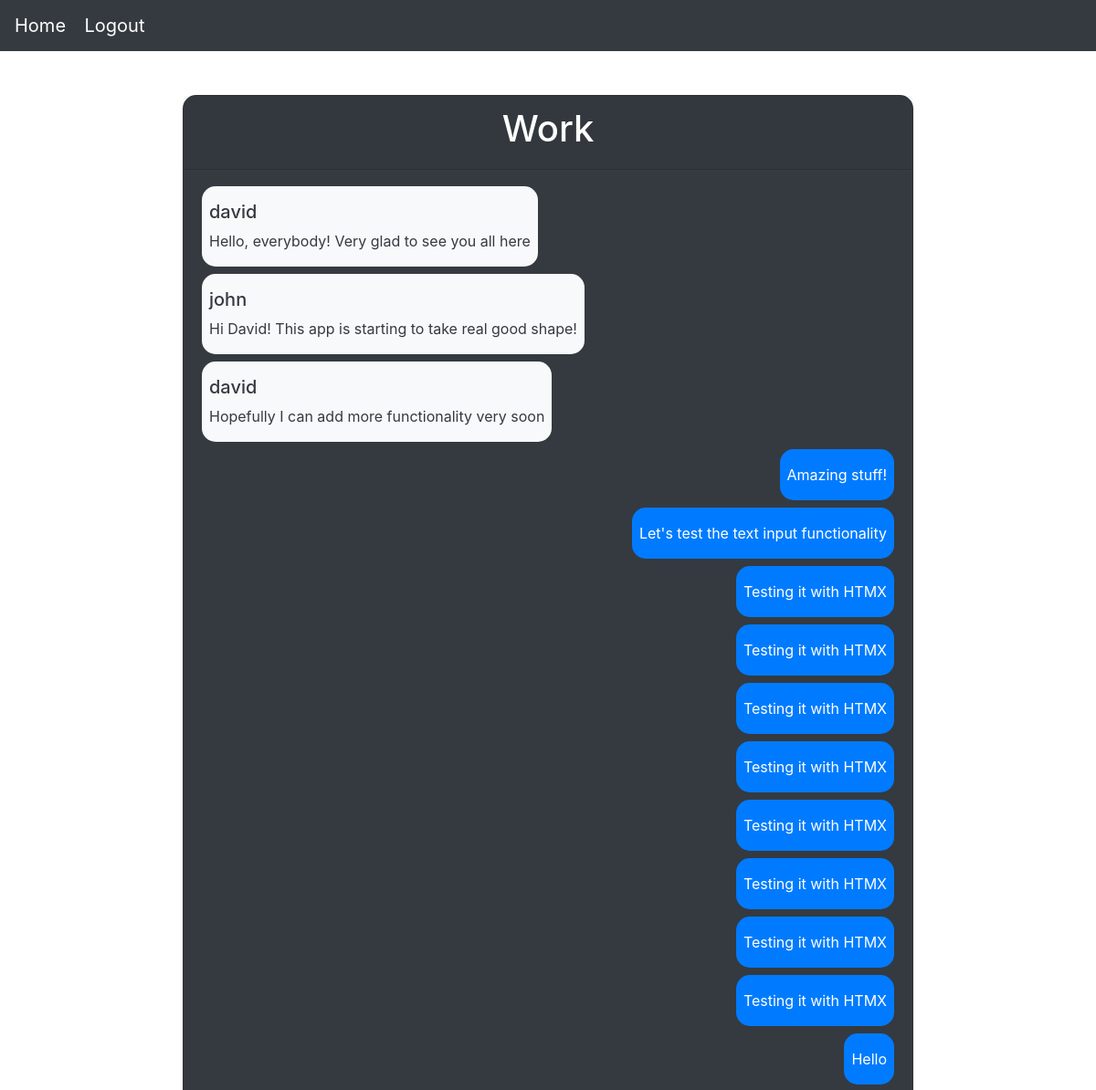
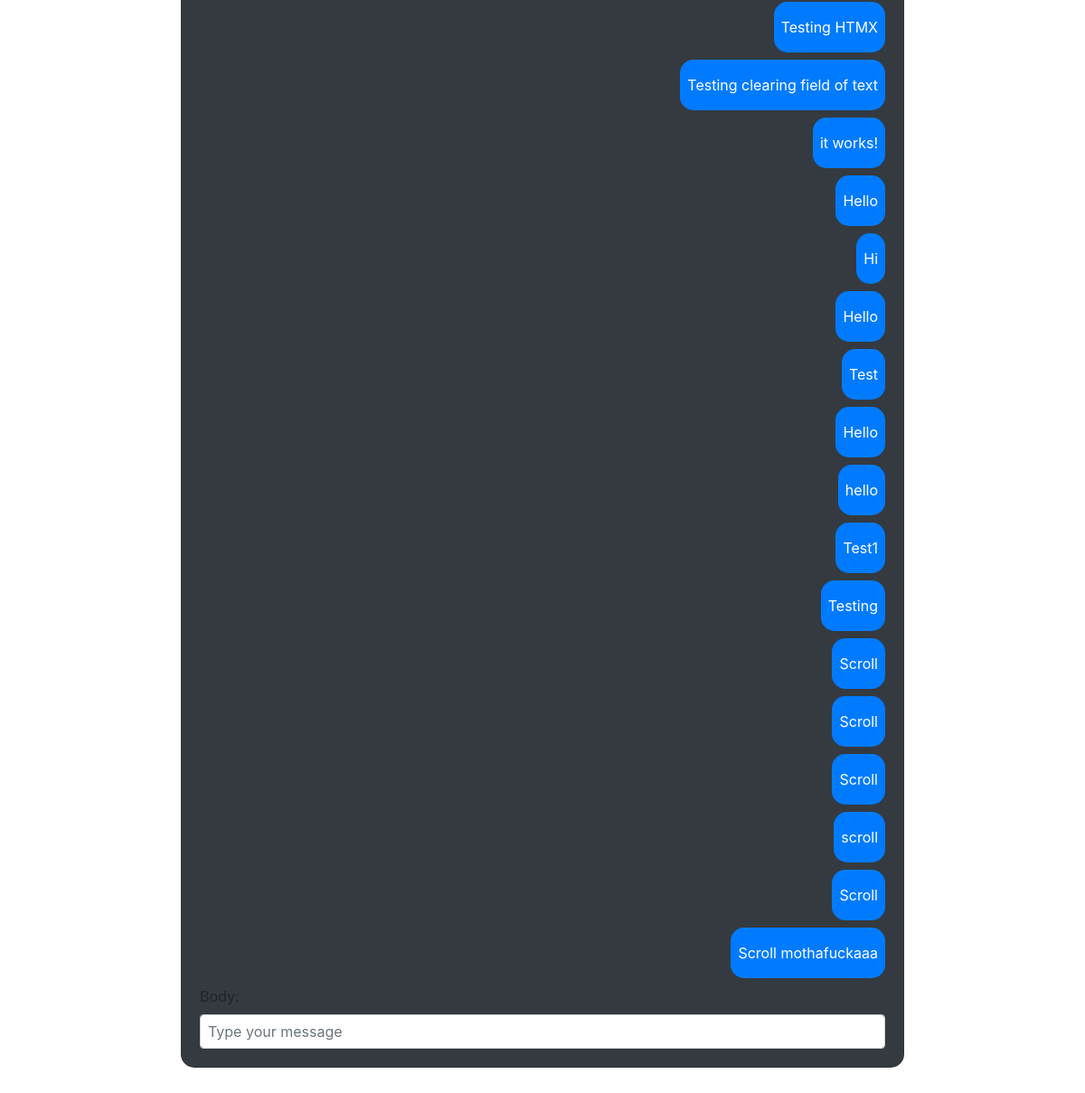
The page /chat/room/ (signed in) on the database its author committed (2 pictures, top to bottom).
### chat/models.py (models this page shows, shortened)
class ChatGroup(models.Model):
    groupName = models.CharField(max_length=128, unique=True)

class ChatMessage(models.Model):
    group = models.ForeignKey(ChatGroup, on_delete=models.CASCADE, related_name='chat_messages')
    author = models.ForeignKey(User, on_delete=models.CASCADE)
    body = models.CharField(max_length=1000)
    created = models.DateTimeField(auto_now_add=True)
    class Meta:
        ordering = ['-created']

### chat/views.py (the view, shortened to what this page needs)
# urls.py: path('room/', views.room, name="room"),
@login_required
def room(request):
    chat_group = get_object_or_404(ChatGroup, groupName="Work")
    chat_messages = chat_group.chat_messages.all()
    form = ChatMessageForm()
    return render(request, 'chat/room.html', {
        "group_name": chat_group.groupName,
        "chat_messages": chat_messages,
        'form': form
    })

### chat/forms.py
class ChatMessageForm(ModelForm):
    class Meta:
        model = ChatMessage
        fields = ['body']
        widgets = {
            'body' : forms.TextInput(attrs={'class': 'form-control py-2 px-2', 'rows': '1', 'autofocus': True, 'placeholder': 'Type your message'})
        }

### chat/templates/chat/room.html (shortened to what this page needs)
{% extends 'chat/layout.html' %}
{% load static %}
{% block body %}
<section>
    <div class="row">
        <div class="col-12 d-flex justify-content-center">
          <div class="card bg-dark" style="border-radius: 15px; width: 800px;">
              <div class="card-header d-flex justify-content-center text-white">
                  <h1>{{ group_name }}</h1>
              </div>
              <div class="card-body flex-grow-1 overflow-auto bg-dark" style="height: 80vh; border-radius: 15px;" id="chat-box">
                <div id="chat_messages">
                  {% for message in chat_messages reversed %}
                    {% include 'chat/chat_message.html' %}
                  {% endfor %}
                </div>
                <div id="chat_message_box">
                  <form hx-post="{% url 'room' %}" hx-target="#chat_messages" hx-swap="beforeend" _="on htmx:afterRequest reset() me">
                      {{ form }}
                  </form>
                </div>
              </div>
          </div>
        </div>
    </div>
</section>
{% endblock %}

### chat/templates/chat/layout.html (shortened to what this page needs)
{% load static %}
<!DOCTYPE html>
<html lang="en">
    <head>
        <link rel="stylesheet" href="https://stackpath.bootstrapcdn.com/bootstrap/4.3.1/css/bootstrap.min.css">
    </head>
    <body>
        <nav class="navbar bg-dark">
            <div class="container-xxl">
                <a href="{% url 'index' %}" class="navbar-brand">
                    <span class="fw-bold text-white">
                        Home
                    </span>
                </a>
                {% if user.is_authenticated %}
                <a href="{% url 'logout' %}" class="navbar-brand">
                    <span class="fw-bold text-white">
                        Logout
                    </span>
                </a>
                {% endif %}
            </div>
        </nav>
        <div class="container py-5">
            {% block body %}{% endblock %}
        </div>
    </body>
</html>

### chat/templates/chat/chat_message.html
{% if message.author == user %}
<div class="d-flex justify-content-end my-2">
    <div class="bg-primary text-white pt-3 px-2" style="border-radius: 15px; max-width: fit-content;">
        <p>{{ message.body }}</p>
    </div>
</div>
{% else %}
<div class="d-flex justify-content-start my-2">
    <div class="bg-light text-dark pt-3 px-2" style="border-radius: 15px; max-width: fit-content;">
        <h5>{{ message.author }}</h5>
        <p>{{ message.body }}</p>
    </div>
</div>
{% endif %}

### rows shown on the page
ChatGroup: groupName "Work"
ChatMessage: author "david", body "Hello, everybody! Very glad to see you all here"
ChatMessage: author "john", body "Hi David! This app is starting to take real good shape!"
ChatMessage: author "david", body "Hopefully I can add more functionality very soon"
ChatMessage: body "Amazing stuff!"
ChatMessage: body "Let's test the text input functionality"
ChatMessage: body "Testing it with HTMX"
ChatMessage: body "Testing it with HTMX"
ChatMessage: body "Testing it with HTMX"
ChatMessage: body "Testing it with HTMX"
ChatMessage: body "Testing it with HTMX"
ChatMessage: body "Testing it with HTMX"
ChatMessage: body "Testing it with HTMX"
ChatMessage: body "Testing it with HTMX"
ChatMessage: body "Hello"
ChatMessage: body "Testing HTMX"
ChatMessage: body "Testing clearing field of text"
ChatMessage: body "it works!"
ChatMessage: body "Hello"
ChatMessage: body "Hi"
ChatMessage: body "Hello"
ChatMessage: body "Test"
ChatMessage: body "Hello"
ChatMessage: body "hello"
ChatMessage: body "Test1"
ChatMessage: body "Testing"
ChatMessage: body "Scroll"
ChatMessage: body "Scroll"
ChatMessage: body "Scroll"
ChatMessage: body "scroll"
ChatMessage: body "Scroll"
ChatMessage: body "Scroll mothafuckaaa"
